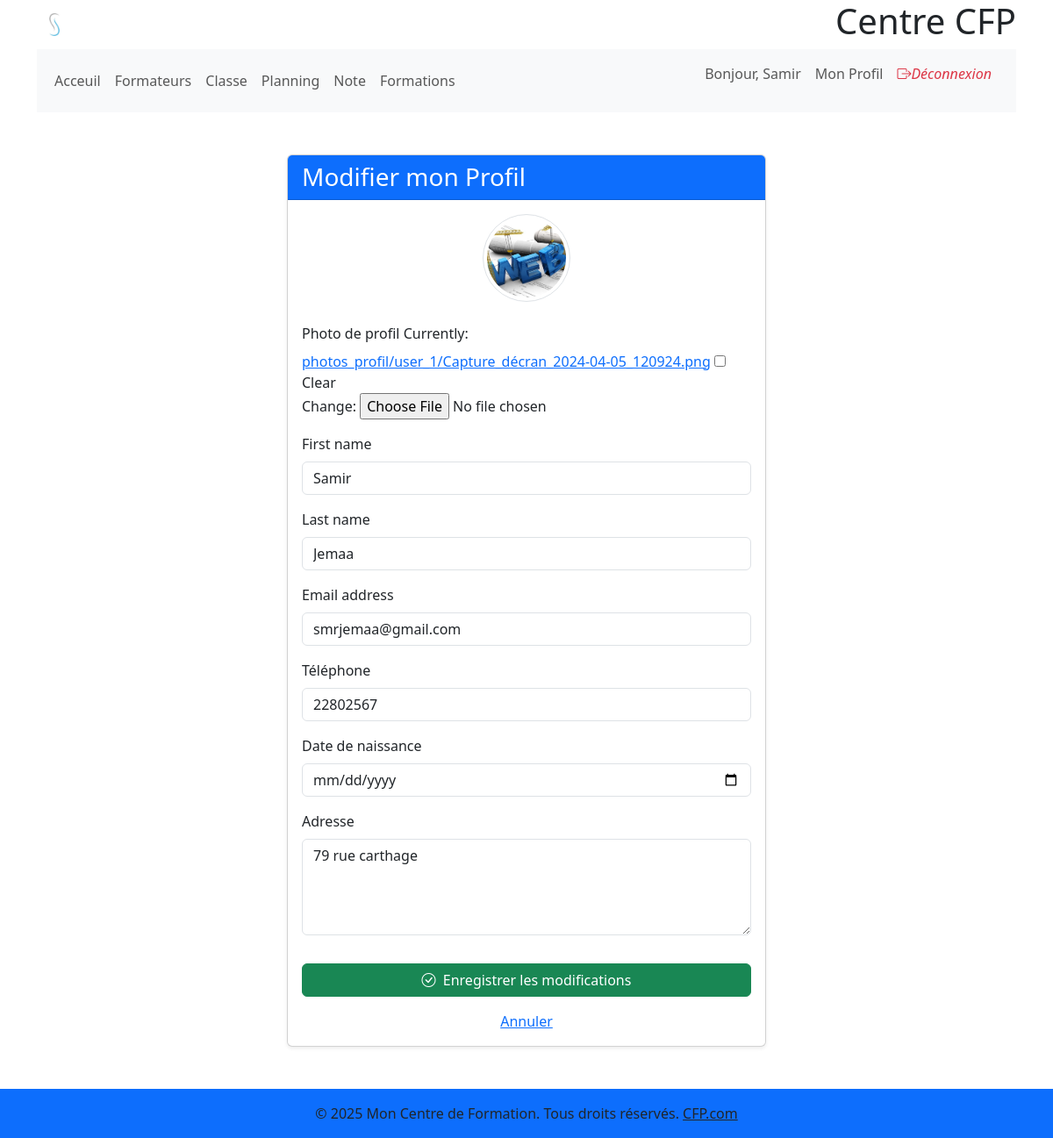
Page /profile/edit/ (signed in) on the committed database.
### gestion_users/models.py (models this page shows, shortened)
class CustomUser(AbstractUser):
    role = models.CharField(max_length=50, choices=UserRole.choices, default=UserRole.STUDENT,
                            verbose_name=_("Rôle"))
    telephone = models.CharField(
        max_length=15, blank=True, null=True, verbose_name=_("Téléphone"))
    adress = models.TextField(blank=True, null=True, verbose_name=_("Adresse"))
    date_naissance = models.DateField(
        blank=True, null=True, verbose_name=_("Date de naissance"))
    photo = models.ImageField(upload_to='photos_profil/',
                              blank=True, null=True, verbose_name=_("Photo de profil"))
    class Meta:
        verbose_name = _("Utilisateur")
        verbose_name_plural = _("Utilisateurs")

### gestion_users/views.py (the view)
# urls.py: path('profile/edit/', views.edit_profile_view, name='edit_profile'),
@login_required
def edit_profile_view(request):
    user = request.user  # L'utilisateur connecté
    if request.method == 'POST':
        form = UserProfileForm(request.POST, request.FILES, instance=user)
        if form.is_valid():
            user = form.save()
            messages.success(
                request, 'Votre profil a été mis à jour avec succès !')
            return redirect('gestion_users:profile')
        else:
            messages.error(
                request, "Veuillez corriger les erreurs ci-dessous.")
    else:  # Si la requête est GET
        form = UserProfileForm(instance=user)
    context = {
        'form': form,
        'titre_page': 'Modifier mon Profil'
    }
    return render(request, 'gestion_users/edit_profile.html', context)

### gestion_users/forms.py
class UserProfileForm(forms.ModelForm):
    class Meta:
        model = CustomUser # Le modèle sur lequel est basé ce formulaire
        fields = [
            'first_name',
            'last_name',
            'email',
            'telephone',
            'adress',
            'date_naissance',
            'photo',
        ]
        widgets = {
             'date_naissance': forms.DateInput(attrs={'type': 'date'}),
             'adress': forms.Textarea(attrs={'rows': 4}), # Exemple de widget pour l'adresse
        }
        labels = {
             'photo': 'Photo de profil', # Label pour le champ photo
        }

### gestion_users/templates/gestion_users/edit_profile.html (shortened to what this page needs)
{% extends 'base.html' %}
{% load static %}
{% load widget_tweaks %}
{% block content %}
    <div class="container py-5">
         <div class="row justify-content-center">
             <div class="col-md-8 col-lg-6">
                 <div class="card shadow-sm">
                     <div class="card-header bg-primary text-white">
                         <h3 class="mb-0">{{ titre_page|default:"Modifier mon Profil" }}</h3>
                     </div>
                     <div class="card-body">
                         <div class="text-center mb-4">
                              <img src="{% if user.photo and user.photo.url %}{{ user.photo.url }}{% else %}{% static 'images/default-avatar.png' %}{% endif %}"
                                     class="rounded-circle img-thumbnail"
                                     alt="Photo de profil actuelle"
                                     style="width: 100px; height: 100px; object-fit: cover;">
                         </div>
                         <form method="post" enctype="multipart/form-data">
                             {% if form.photo %}
                                 <div class="mb-3">
                                     <label for="{{ form.photo.id_for_label }}" class="form-label">{{ form.photo.label }}</label>
                                     {{ form.photo }}
                                 </div>
                             {% endif %}
                             <div class="mb-3">
                                 <label for="{{ form.first_name.id_for_label }}" class="form-label">{{ form.first_name.label }}</label>
                                 {{ form.first_name|add_class:"form-control" }}
                             </div>
                             <div class="mb-3">
                                 <label for="{{ form.last_name.id_for_label }}" class="form-label">{{ form.last_name.label }}</label>
                                 {{ form.last_name|add_class:"form-control" }}
                             </div>
                             <div class="mb-3">
                                 <label for="{{ form.email.id_for_label }}" class="form-label">{{ form.email.label }}</label>
                                 {{ form.email|add_class:"form-control" }}
                             </div>
                             <div class="mb-3">
                                 <label for="{{ form.telephone.id_for_label }}" class="form-label">{{ form.telephone.label }}</label>
                                 {{ form.telephone|add_class:"form-control" }}
                             </div>
                             <div class="mb-3">
                                 <label for="{{ form.date_naissance.id_for_label }}" class="form-label">{{ form.date_naissance.label }}</label>
                                 {{ form.date_naissance|add_class:"form-control" }}
                             </div>
                             <div class="mb-3">
                                 <label for="{{ form.adress.id_for_label }}" class="form-label">{{ form.adress.label }}</label>
                                 {{ form.adress|add_class:"form-control" }}
                             </div>
                             <button type="submit" class="btn btn-success w-100 mt-3">
                                  <i class="bi bi-check-circle me-1"></i> Enregistrer les modifications
                             </button>
                         </form>
                         <div class="mt-3 text-center">
                              <a href="{% url 'gestion_users:profile' %}">Annuler</a>
                         </div>
                     </div>
                 </div>
             </div>
         </div>
    </div>
{% endblock %}

### templates/includes/_nav.html (shortened to what this page needs)
<nav class="navbar navbar-expand-lg navbar-light bg-light">
  <div class="container-fluid">
    <div class="collapse navbar-collapse" id="navbarNav">
      <ul class="navbar-nav me-auto mb-2 mb-lg-0">
        <li class="nav-item">
          <a class="nav-link" href="#">Acceuil</a>
        </li>
        <li class="nav-item">
          <a class="nav-link" href="{% url 'gestion_users:formateurs_list' %}">Formateurs</a>
        </li>
        <li class="nav-item">
          <a class="nav-link" href="{% url 'gestion_formations:room_list' %}">Classe</a>
        </li>
        <li class="nav-item">
          <a class="nav-link" href="{% url 'gestion_formations:seance_calendar_page' %}">Planning</a>
        </li>
        <li class="nav-item">
          <a class="nav-link" href="#">Note</a>
        </li>
        <li class="nav-item">
          <a class="nav-link" href="{% url 'gestion_formations:formation_list' %}">Formations</a>
        </li>
      </ul>
      <ul class="navbar-nav ms-auto">
        {% if user.is_authenticated %}
          <li class="nav-item">
            <span class="nav-link">Bonjour, {{ user.first_name|default:user.username }}</span>
          </li>
          <li class="nav-item">
            <a class="nav-link" href="{% url 'gestion_users:profile' %}">Mon Profil</a>
          </li>
          <li class="nav-item">
            <form method="post" action="{% url 'gestion_users:logout' %}" class="form-inline">
              <a href="{% url 'gestion_users:logout' %}" class="nav-link text-danger"><i class="bi bi-box-arrow-right me-2">Déconnexion</i></a>
            </form>
          </li>
        {% endif %}
      </ul>
    </div>
  </div>
</nav>

### static/css/styles.css (style rules this page uses)
.img-thumbnail { padding: 0.25rem; background-color: #fff; border: 1px solid #dee2e6; border-radius: 50%; max-width: 100%; height: auto; }

### rows in the picture
CustomUser: first_name "Samir", photo (picture), last_name "Jemaa", email "smrjemaa@gmail.com", telephone "22802567", adress "79 rue carthage"

### other values in the picture
{{ titre_page|default:"Modifier mon Profil" }} "Modifier mon Profil"
